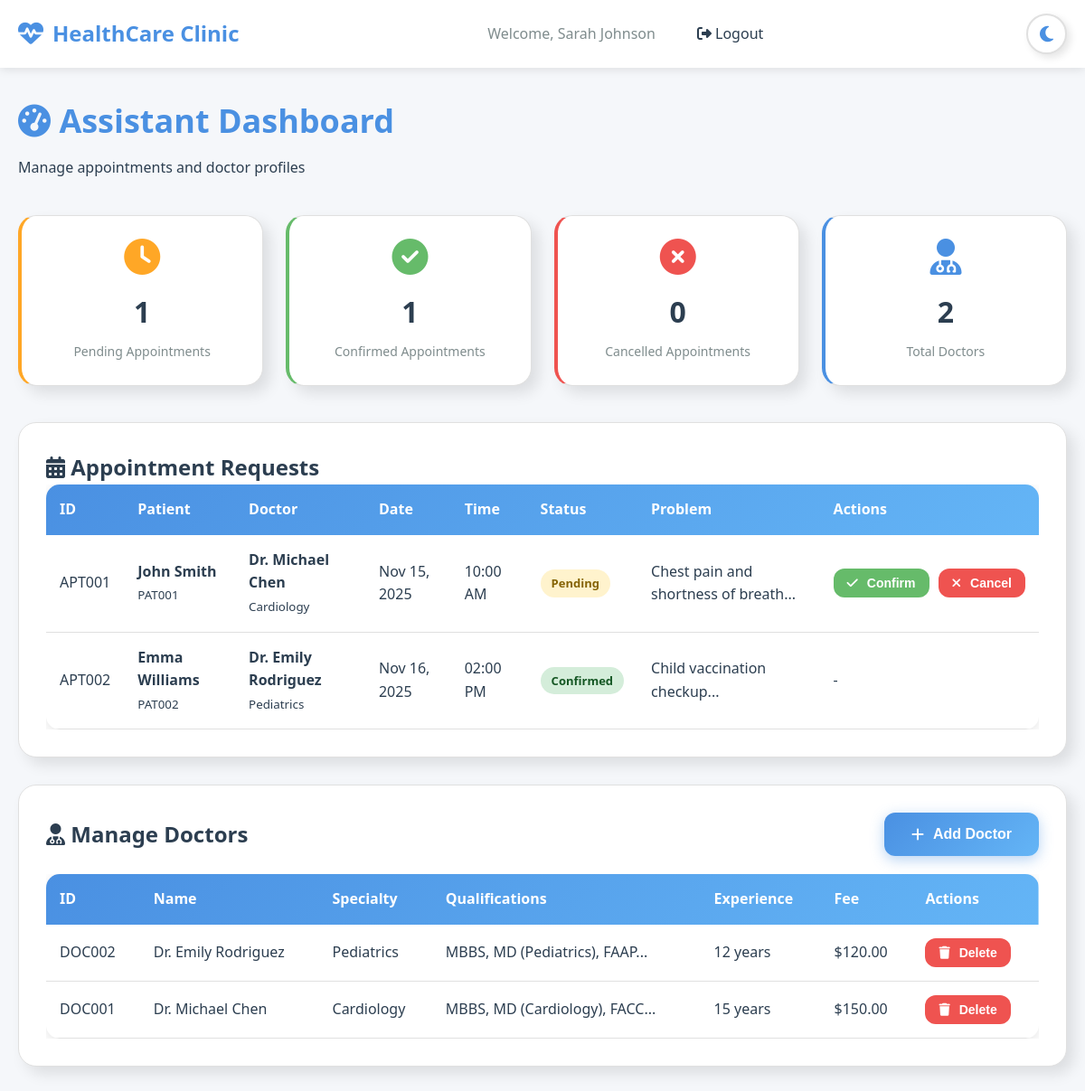
Page /assistant_dashboard.php (signed in) on the committed database.
### tables this page shows
CREATE TABLE appointments (
    id INT AUTO_INCREMENT PRIMARY KEY,
    appointment_id VARCHAR(50) UNIQUE NOT NULL,
    patient_id VARCHAR(50) NOT NULL,
    doctor_id VARCHAR(50) NOT NULL,
    appointment_date DATE NOT NULL,
    appointment_time TIME NOT NULL,
    status ENUM('pending', 'confirmed', 'cancelled', 'completed') DEFAULT 'pending',
    problem_description TEXT,
    medical_details TEXT,
    created_at TIMESTAMP DEFAULT CURRENT_TIMESTAMP,
    updated_at TIMESTAMP DEFAULT CURRENT_TIMESTAMP ON UPDATE CURRENT_TIMESTAMP,
    FOREIGN KEY (patient_id) REFERENCES users(user_id) ON DELETE CASCADE,
    FOREIGN KEY (doctor_id) REFERENCES doctors(doctor_id) ON DELETE CASCADE
);

CREATE TABLE users (
    id INT AUTO_INCREMENT PRIMARY KEY,
    user_id VARCHAR(50) UNIQUE NOT NULL,
    name VARCHAR(100) NOT NULL,
    password VARCHAR(255) NOT NULL,
    role ENUM('assistant', 'doctor', 'patient') NOT NULL,
    email VARCHAR(100),
    phone VARCHAR(20),
    created_at TIMESTAMP DEFAULT CURRENT_TIMESTAMP
);

CREATE TABLE doctors (
    id INT AUTO_INCREMENT PRIMARY KEY,
    doctor_id VARCHAR(50) UNIQUE NOT NULL,
    name VARCHAR(100) NOT NULL,
    specialty VARCHAR(100) NOT NULL,
    qualifications TEXT,
    achievements TEXT,
    photo VARCHAR(255),
    email VARCHAR(100),
    phone VARCHAR(20),
    experience_years INT,
    consultation_fee DECIMAL(10,2),
    slot_start_time TIME,
    slot_end_time TIME,
    max_slots INT DEFAULT 0,
    created_at TIMESTAMP DEFAULT CURRENT_TIMESTAMP,
    FOREIGN KEY (doctor_id) REFERENCES users(user_id) ON DELETE CASCADE
);

### config.php (called while the page is built, shortened)
<?php
function formatDate($date) {
    return date('M d, Y', strtotime($date));
}
function formatTime($time) {
    return date('h:i A', strtotime($time));
}
?>

### assistant_dashboard.php (the view, shortened to what this page needs)
<?php
require_once 'config.php';
$conn = getDBConnection();
$stats_query = "SELECT
    (SELECT COUNT(*) FROM appointments WHERE status = 'pending') as pending,
    (SELECT COUNT(*) FROM appointments WHERE status = 'confirmed') as confirmed,
    (SELECT COUNT(*) FROM appointments WHERE status = 'cancelled') as cancelled,
    (SELECT COUNT(*) FROM doctors) as total_doctors";
$stats = $conn->query($stats_query)->fetch_assoc();
$appointments_query = "SELECT a.*, d.name as doctor_name, d.specialty, u.name as patient_name, u.phone as patient_phone
    FROM appointments a
    JOIN doctors d ON a.doctor_id = d.doctor_id
    JOIN users u ON a.patient_id = u.user_id
    ORDER BY a.appointment_date ASC, a.appointment_time ASC";
$appointments = $conn->query($appointments_query);
$doctors_query = "SELECT * FROM doctors ORDER BY name ASC";
$doctors = $conn->query($doctors_query);
?>
<!DOCTYPE html>
<html lang="en">
<head>
    <link rel="stylesheet" href="css/style.css">
    <link rel="stylesheet" href="https://cdnjs.cloudflare.com/ajax/libs/font-awesome/6.4.0/css/all.min.css">
</head>
<body>
    <nav class="navbar">
        <div class="container">
            <div class="nav-brand">
                <i class="fas fa-heartbeat"></i>
                <span>HealthCare Clinic</span>
            </div>
            <ul class="nav-menu">
                <li><span style="color: var(--text-secondary);">Welcome, <?php echo $_SESSION['name']; ?></span></li>
                <li><a href="logout.php"><i class="fas fa-sign-out-alt"></i> Logout</a></li>
            </ul>
            <button class="theme-toggle" id="themeToggle">
                <i class="fas fa-moon"></i>
            </button>
        </div>
    </nav>
    <div class="dashboard">
        <div class="container">
            <div class="dashboard-header">
                <h1><i class="fas fa-tachometer-alt"></i> Assistant Dashboard</h1>
                <p>Manage appointments and doctor profiles</p>
            </div>
            <div class="dashboard-stats">
                <div class="morphism-card stat-card" style="border-left: 4px solid var(--warning-color);">
                    <i class="fas fa-clock" style="color: var(--warning-color);"></i>
                    <h3><?php echo $stats['pending']; ?></h3>
                    <p>Pending Appointments</p>
                </div>
                <div class="morphism-card stat-card" style="border-left: 4px solid var(--success-color);">
                    <i class="fas fa-check-circle" style="color: var(--success-color);"></i>
                    <h3><?php echo $stats['confirmed']; ?></h3>
                    <p>Confirmed Appointments</p>
                </div>
                <div class="morphism-card stat-card" style="border-left: 4px solid var(--danger-color);">
                    <i class="fas fa-times-circle" style="color: var(--danger-color);"></i>
                    <h3><?php echo $stats['cancelled']; ?></h3>
                    <p>Cancelled Appointments</p>
                </div>
                <div class="morphism-card stat-card" style="border-left: 4px solid var(--primary-color);">
                    <i class="fas fa-user-md" style="color: var(--primary-color);"></i>
                    <h3><?php echo $stats['total_doctors']; ?></h3>
                    <p>Total Doctors</p>
                </div>
            </div>
            <div class="morphism-card" style="margin-bottom: 30px;">
                <h2><i class="fas fa-calendar-alt"></i> Appointment Requests</h2>
                <div class="table-container">
                    <table>
                        <thead>
                            <tr>
                                <th>ID</th>
                                <th>Patient</th>
                                <th>Doctor</th>
                                <th>Date</th>
                                <th>Time</th>
                                <th>Status</th>
                                <th>Problem</th>
                                <th>Actions</th>
                            </tr>
                        </thead>
                        <tbody>
                            <?php while($apt = $appointments->fetch_assoc()): ?>
                            <tr>
                                <td><?php echo $apt['appointment_id']; ?></td>
                                <td>
                                    <strong><?php echo $apt['patient_name']; ?></strong><br>
                                    <small><?php echo $apt['patient_id']; ?></small>
                                </td>
                                <td>
                                    <strong><?php echo $apt['doctor_name']; ?></strong><br>
                                    <small><?php echo $apt['specialty']; ?></small>
                                </td>
                                <td><?php echo formatDate($apt['appointment_date']); ?></td>
                                <td><?php echo formatTime($apt['appointment_time']); ?></td>
                                <td>
                                    <span class="badge badge-<?php echo $apt['status']; ?>">
                                        <?php echo ucfirst($apt['status']); ?>
                                    </span>
                                </td>
                                <td><?php echo substr($apt['problem_description'], 0, 50) . '...'; ?></td>
                                <td>
                                    <div class="action-btns">
                                        <?php if($apt['status'] === 'pending'): ?>
                                        <button class="btn btn-sm btn-success" onclick="updateAppointment('<?php echo $apt['appointment_id']; ?>', 'confirmed')">
                                            <i class="fas fa-check"></i> Confirm
                                        </button>
                                        <button class="btn btn-sm btn-danger" onclick="updateAppointment('<?php echo $apt['appointment_id']; ?>', 'cancelled')">
                                            <i class="fas fa-times"></i> Cancel
                                        </button>
                                        <?php else: ?>
                                        <span>-</span>
                                        <?php endif; ?>
                                    </div>
                                </td>
                            </tr>
                            <?php endwhile; ?>
                        </tbody>
                    </table>
                </div>
            </div>
            <div class="morphism-card">
                <div style="display: flex; justify-content: space-between; align-items: center; margin-bottom: 20px;">
                    <h2><i class="fas fa-user-md"></i> Manage Doctors</h2>
                    <button class="btn btn-primary" onclick="openModal('addDoctorModal')">
                        <i class="fas fa-plus"></i> Add Doctor
                    </button>
                </div>
                <div class="table-container">
                    <table>
                        <thead>
                            <tr>
                                <th>ID</th>
                                <th>Name</th>
                                <th>Specialty</th>
                                <th>Qualifications</th>
                                <th>Experience</th>
                                <th>Fee</th>
                                <th>Actions</th>
                            </tr>
                        </thead>
                        <tbody>
                            <?php
                            $doctors->data_seek(0);
                            while($doc = $doctors->fetch_assoc()):
                            ?>
                            <tr>
                                <td><?php echo $doc['doctor_id']; ?></td>
                                <td><?php echo $doc['name']; ?></td>
                                <td><?php echo $doc['specialty']; ?></td>
                                <td><?php echo substr($doc['qualifications'], 0, 30) . '...'; ?></td>
                                <td><?php echo $doc['experience_years']; ?> years</td>
                                <td>$<?php echo number_format($doc['consultation_fee'], 2); ?></td>
                                <td>
                                    <div class="action-btns">
                                        <button class="btn btn-sm btn-danger" onclick="deleteDoctor('<?php echo $doc['doctor_id']; ?>')">
                                            <i class="fas fa-trash"></i> Delete
                                        </button>
                                    </div>
                                </td>
                            </tr>
                            <?php endwhile; ?>
                        </tbody>
                    </table>
                </div>
            </div>
        </div>
    </div>
</body>
</html>

### css/style.css (style rules this page uses)
:root { --primary-color: #4a90e2; --secondary-color: #64b5f6; --success-color: #66bb6a; --danger-color: #ef5350; --warning-color: #ffa726; --bg-color: #f5f7fa; --surface-color: #ffffff; --text-primary: #2c3e50; --text-secondary: #7f8c8d; --border-color: #e0e0e0; --shadow-light: rgba(0, 0, 0, 0.1); --shadow-dark: rgba(0, 0, 0, 0.2); --transition: all 0.3s ease; }
* { margin: 0; padding: 0; box-sizing: border-box; }
body { font-family: 'Segoe UI', Tahoma, Geneva, Verdana, sans-serif; background-color: var(--bg-color); color: var(--text-primary); line-height: 1.6; transition: var(--transition); }
.container { max-width: 1200px; margin: 0 auto; padding: 0 20px; }
.morphism-card { background: var(--surface-color); border-radius: 20px; padding: 30px; box-shadow: 8px 8px 16px var(--shadow-light), -8px -8px 16px rgba(255, 255, 255, 0.1); border: 1px solid var(--border-color); transition: var(--transition); }
.navbar { background: var(--surface-color); padding: 15px 0; box-shadow: 0 2px 10px var(--shadow-light); position: sticky; top: 0; z-index: 1000; transition: var(--transition); }
.navbar .container { display: flex; justify-content: space-between; align-items: center; }
.nav-brand { display: flex; align-items: center; gap: 10px; font-size: 24px; font-weight: bold; color: var(--primary-color); }
.nav-brand i { font-size: 28px; }
.nav-menu { display: flex; list-style: none; gap: 30px; }
.nav-menu a { color: var(--text-primary); text-decoration: none; font-weight: 500; transition: var(--transition); padding: 8px 16px; border-radius: 8px; }
.theme-toggle { background: var(--surface-color); border: 2px solid var(--border-color); border-radius: 50%; width: 45px; height: 45px; cursor: pointer; display: flex; align-items: center; justify-content: center; font-size: 20px; color: var(--primary-color); transition: var(--transition); box-shadow: 4px 4px 8px var(--shadow-light); }
.btn { padding: 15px 30px; border: none; border-radius: 12px; font-size: 16px; font-weight: 600; cursor: pointer; transition: var(--transition); display: inline-flex; align-items: center; gap: 10px; }
.btn-primary { background: linear-gradient(135deg, var(--primary-color), var(--secondary-color)); color: white; box-shadow: 0 4px 15px rgba(74, 144, 226, 0.4); }
.btn-success { background: var(--success-color); color: white; }
.btn-danger { background: var(--danger-color); color: white; }
.dashboard { min-height: 100vh; padding: 30px 0; }
.dashboard-header { margin-bottom: 40px; }
.dashboard-header h1 { font-size: 36px; color: var(--primary-color); margin-bottom: 10px; }
.dashboard-stats { display: grid; grid-template-columns: repeat(auto-fit, minmax(250px, 1fr)); gap: 25px; margin-bottom: 40px; }
.stat-card { padding: 25px; text-align: center; }
.stat-card i { font-size: 40px; margin-bottom: 15px; }
.stat-card h3 { font-size: 32px; margin-bottom: 8px; }
.stat-card p { color: var(--text-secondary); font-size: 14px; }
.table-container { overflow-x: auto; }
table { width: 100%; border-collapse: collapse; background: var(--surface-color); border-radius: 15px; overflow: hidden; box-shadow: 0 4px 15px var(--shadow-light); }
thead { background: linear-gradient(135deg, var(--primary-color), var(--secondary-color)); color: white; }
th, td { padding: 15px; text-align: left; }
tbody tr { border-bottom: 1px solid var(--border-color); transition: var(--transition); }
.badge { display: inline-block; padding: 5px 12px; border-radius: 20px; font-size: 13px; font-weight: 600; }
.badge-pending { background: #fff3cd; color: #856404; }
.badge-confirmed { background: #d4edda; color: #155724; }
.action-btns { display: flex; gap: 10px; }
.btn-sm { padding: 8px 15px; font-size: 14px; }

### rows in the picture
appointments: appointment "APT001", users.name "John Smith", patient "PAT001", doctors.name "Dr. Michael Chen", doctors.specialty "Cardiology", appointment_date "Nov 15, 2025", appointment_time "10:00 AM", status "Pending", problem_description "Chest pain and shortness of breath"
appointments: appointment "APT002", users.name "Emma Williams", patient "PAT002", doctors.name "Dr. Emily Rodriguez", doctors.specialty "Pediatrics", appointment_date "Nov 16, 2025", appointment_time "02:00 PM", status "Confirmed", problem_description "Child vaccination checkup"
doctors: doctor "DOC002", name "Dr. Emily Rodriguez", specialty "Pediatrics", qualifications "MBBS, MD (Pediatrics), FAAP", experience_years "12", consultation_fee "120.00"
doctors: doctor "DOC001", name "Dr. Michael Chen", specialty "Cardiology", qualifications "MBBS, MD (Cardiology), FACC", experience_years "15", consultation_fee "150.00"

### other values in the picture
$_SESSION['name'] "Sarah Johnson"
$stats['pending'] "1"
$stats['confirmed'] "1"
$stats['cancelled'] "0"
$stats['total_doctors'] "2"
